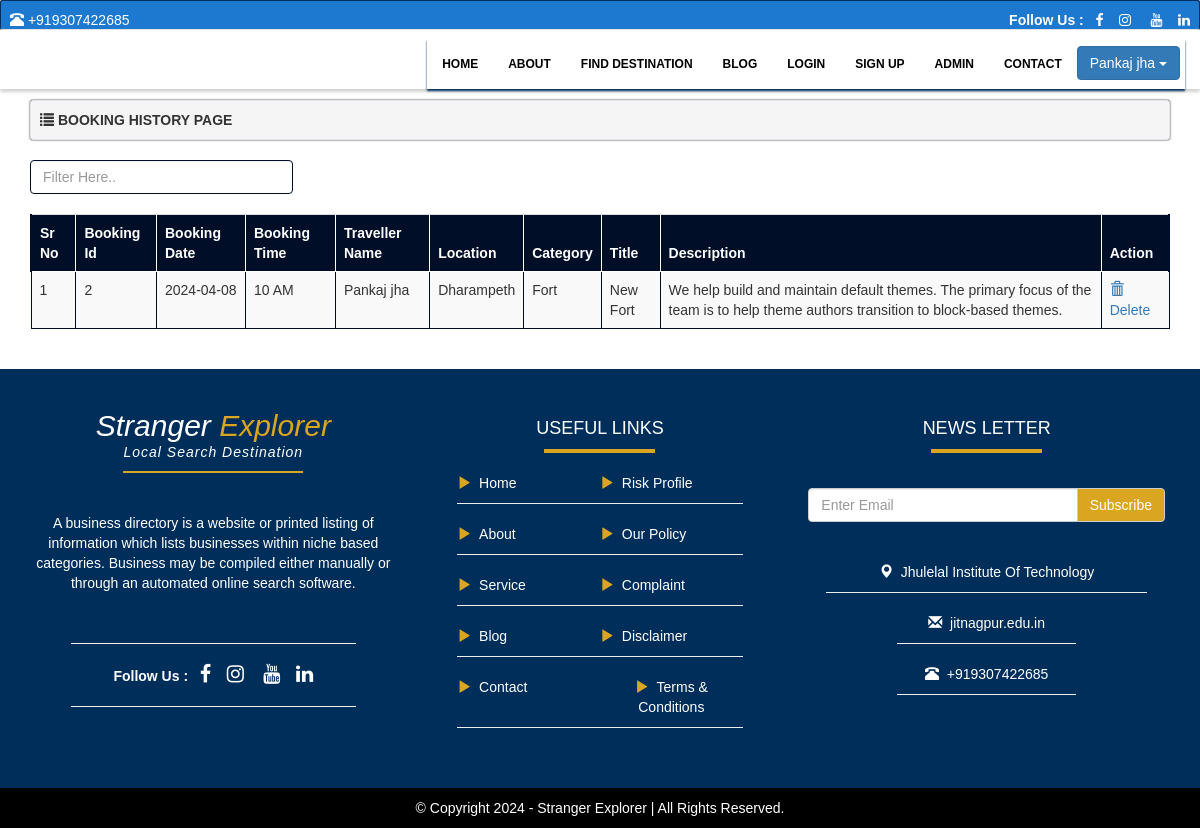
Page /history.php (signed in) on the committed database.
### tables this page shows
CREATE TABLE IF NOT EXISTS `tbl_book` (
  `bid` int(11) NOT NULL AUTO_INCREMENT,
  `hidid` int(11) NOT NULL,
  `hidname` varchar(50) NOT NULL,
  `hidphoto` varchar(100) NOT NULL,
  `hidarea` varchar(40) NOT NULL,
  `hidsubarea` varchar(40) NOT NULL,
  `hidtitle` varchar(40) NOT NULL,
  `hiddesc` varchar(500) NOT NULL,
  `bdate` varchar(14) NOT NULL,
  `btime` varchar(10) NOT NULL,
  PRIMARY KEY (`bid`)
);

### history.php (the view, shortened to what this page needs)
<?php
include('connect.php');
$id = $_GET['id'];
mysqli_query($con,"DELETE FROM `tbl_book` WHERE `bid` = '".$id."' ");
?>
<!DOCTYPE html>
<html>
<head>
  <link rel="stylesheet" href="https://maxcdn.bootstrapcdn.com/bootstrap/3.3.7/css/bootstrap.min.css">
  <link rel="stylesheet" href="https://cdnjs.cloudflare.com/ajax/libs/font-awesome/4.7.0/css/font-awesome.min.css">
</head>
<body>
	<?php include('header.php'); ?>
	<div class="container">
		<div class="well well-sm">
			<span class="glyphicon glyphicon-list"></span>
			<b>BOOKING HISTORY PAGE</b>
		</div>
              <div class="row">
                     <div class="col-sm-3">
                      <input style="border:1px solid #010E28;" class="form-control" id="myInput" type="text" placeholder="Filter Here..">
                     </div>
                     <div class="col-sm-7">
                     </div>
              </div>
             <br>
               <div class="table-responsive">
                     <table class="table table-hover table-striped table-bordered">
                            <thead>
                                   <tr>
                                          <th>Sr No</th>
                                          <th>Booking Id</th>
                                          <th>Booking Date</th>
                                          <th>Booking Time</th>
                                          <th>Traveller Name</th>
                                          <th>Location</th>
                                          <th>Category</th>
                                          <th>Title</th>
                                          <th>Description</th>
                                          <th>Action</th>
                                   </tr>
                            </thead>
                            <tbody id="myTable">
                                   <?php
                                   $ulist = mysqli_query($con,"SELECT * FROM `tbl_book` WHERE `hidid` = '".$_SESSION['user_id']."' ");
                                   $counter = 1;
                                   while($ulist_data = mysqli_fetch_assoc($ulist)){
                                   ?>
                                   <tr>
                                          <td><?php echo $counter; ?></td>
                                          <td><?php echo $ulist_data['bid'] ?></td>
                                          <td><?php echo $ulist_data['bdate'] ?></td>
                                          <td><?php echo $ulist_data['btime'] ?></td>
                                          <td><?php echo $ulist_data['hidname'] ?></td>
                                          <td><?php echo $ulist_data['hidarea'] ?></td>
                                          <td><?php echo $ulist_data['hidsubarea'] ?></td>
                                          <td><?php echo $ulist_data['hidtitle'] ?></td>
                                          <td><?php echo $ulist_data['hiddesc'] ?></td>
                                          <td>
                                              <a onclick="return confirm('Are you sure?')" href="history?id=<?php echo $ulist_data['bid'] ?>">
                                              <span class="glyphicon glyphicon-trash"></span>
                                              Delete
                                              </a>
                                          </td>
                                   </tr>
                            <?php $counter++;} ?>
                            </tbody>
                     </table>
               </div>
	</div>
  <?php
include('footer.php');
?>
</body>
</html>

### history.php (style rules this page uses)
.well-sm, .well { box-shadow:0 0 2px #010E28; }
.table thead tr th { background-color:#010E28; color:white; }
.table thead tr { border-left:2px solid #010E28;border-right:2px solid #010E28; }
.table thead tr th { border:1px solid white; }
.table tbody tr td { border:1px solid #010E28; }

### header.php (style rules this page uses)
body { font-family:Arial; }

### rows in the picture
tbl_book: bid "2", bdate "2024-04-08", btime "10 AM", hidname "Pankaj jha", hidarea "Dharampeth", hidsubarea "Fort", hidtitle "New Fort", hiddesc "We help build and maintain default themes. The primary focus of the team is to help theme authors transition to block-based themes."

### other values in the picture
$_SESSION['name'] "Pankaj jha"
